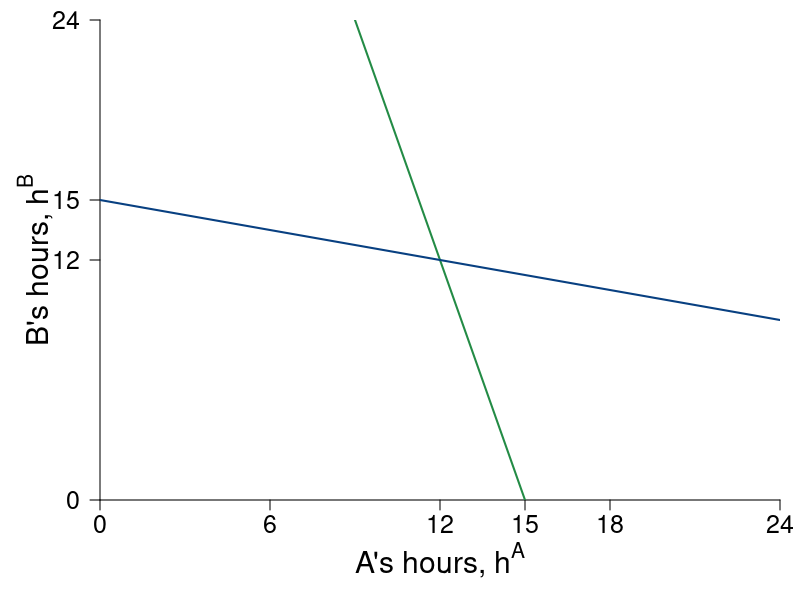

Recreate this plot in R. (Note: this script raises an error after producing the figure.)
require(shape)
pdf(file = "coordination_failures/coord_brfs_dynamics.pdf", width = 9, height = 7)

#Set parameters for graphics
pointsize <- 1.8
axislabelsize <- 1.8
labelsize <- 1.5
namesize <- 1.8
annotatesize <- 1.5
graphlinewidth <- 2
segmentlinewidth <- 1.5

COL <- c("#7fc97f", "#beaed4", "#fdc086", "#ffff99", "#386cb0", "#f0027f", "#bf5b17", "#666666")
COLA <- c("#99d8c9","#66c2a4","#41ae76", "#238b45", "#005824")
COLB <- c("#4eb3d3", "#2b8cbe", "#0868ac","#084081")
Grays <- gray.colors(25, start = 1, end = 0)

par(mar =  c(5, 5, 1, 1))

uA <- function(ea, eb, alpha = 30, beta = 1/2) {
  (alpha - beta*(ea+eb))*ea - 0.5*(ea)^2
}

uB <- function(ea, eb, alpha = 30, beta = 1/2) {
  (alpha - beta*(ea+eb))*eb - 0.5*(eb)^2
}

brfB <- function(ea, alpha = 30, beta = 1/2) {
  (alpha - beta*ea)/(1 + 2*beta)
}

brfA <- function(ea, alpha = 30, beta = 1/2) {
  (alpha - ea*(1 + 2*beta))/(beta)
}

brfPE <- function(ea, alpha = 30, beta = 1/8) {
  alpha*(1 - beta*ea)
}

hANE <- function(alpha, beta = 1/2){
  alpha/(1 + 3*beta)
}

intercept1 <- function(alpha, beta = 1/2){
  alpha/(1 + 2*beta)
}

xlims <- c(0, 24)
ylims <- c(0, 24)

npts <- 501 

plot(0, 0, xlim = xlims, ylim = ylims, type = "n",
     xlab = expression(paste("")),
     ylab = expression(paste("")), 
     xaxt = "n", 
     yaxt = "n", 
     cex.lab = axislabelsize, 
     bty = "n",
     xaxs="i", 
     yaxs="i")

ticksy <- c(0, hANE(alpha = 30), intercept1(alpha = 30), ylims[2])
ylabels <- c(0, 12, 15, 24)
ticksx <- c(0, 6, hANE(alpha = 30), intercept1(alpha = 30), 18, xlims[2])
xlabels <- c(0, 6, 12, 15, 18, 24)

axis(1, at = ticksx,  pos = 0, labels = FALSE)
text(x = c(0, 6, hANE(alpha = 30), intercept1(alpha = 30), 18, xlims[2]), par("usr")[3] - 0.4, labels = xlabels, srt = 0, pos = 1, xpd = TRUE, cex = labelsize)

axis(2, at = ticksy, pos = 0, labels = ylabels, las = 1, cex.axis = labelsize)

npts <- 500 
xx1 <- seq(xlims[1], xlims[2], length.out = npts)
xx2 <- seq(9.4, 10.55, length.out = npts)


lines(xx1, brfA(xx1, alpha = 30, beta = 1/2), col = COLA[4], lwd = graphlinewidth)
lines(xx1, brfB(xx1, alpha = 30, beta = 1/2), col = COLB[4], lwd = graphlinewidth)

text(0.5*xlims[2], -3, expression(paste("A's hours, ", h^A)), xpd = TRUE, cex = axislabelsize)
text(-2.3, 12, expression(paste("B's hours, ", h^B)), xpd = TRUE, cex = axislabelsize, srt = 90) 


segments(0, 12, 12, 12, lty = 2, col = grays[20] , lwd = segmentlinewidth)
segments(12, 0, 12, 12, lty = 2, col = grays[20] , lwd = segmentlinewidth)


# Label Nash Eq. ----------------------------------------------------------

points(hANE(alpha = 30), hANE(alpha = 30), pch = 16, col = "black", cex = 1.5)
text(hANE(alpha = 31.5), hANE(alpha = 30) + 0.4, expression(paste(n)), cex = labelsize)

# B's BRF -----------------------------------------------------------------

text(12.5, 23, expression(paste("A's best-response")), cex = labelsize - 0.05)
text(12.5, 22, expression(paste("function")), cex = labelsize  - 0.05)
#text(5, 15.2, expression(paste(h^B*(h^A) == frac(alpha - beta*h^A, 1 + 2*beta) )), cex = labelsize)

# A' BRF ----------------------------------------------------- -------------

text(20, 12, expression(paste("B's best-response")), cex = labelsize - 0.05)
text(20, 11, expression(paste("function")), cex = labelsize - 0.05)
#text(17, 3.2, expression(paste(h^A*(h^B) == frac(alpha - beta*h^B, 1 + 2*beta) )), cex = labelsize)

# Dynamic Arrows ----------------------------------------------------------

# Q1 
Arrows(19, 19, 19, 16, col = COLB[4], lty = 1, lwd = 2, arr.type = "triangle", arr.lwd = 0.5)
Arrows(19, 19, 16, 19, col = COLA[5], lty = 1, lwd = 2, arr.type = "triangle", arr.lwd = 0.5)

# Q2
Arrows(5, 19, 5, 16, col = COLB[4], lty = 1, lwd = 2, arr.type = "triangle", arr.lwd = 0.5)
Arrows(5, 19, 8, 19, col = COLA[5], lty = 1, lwd = 2, arr.type = "triangle", arr.lwd = 0.5)

# Q3
Arrows(5, 5, 5, 8, col = COLB[4], lty = 1, lwd = 2, arr.type = "triangle", arr.lwd = 0.5)
Arrows(5, 5, 8, 5, col = COLA[5], lty = 1, lwd = 2, arr.type = "triangle", arr.lwd = 0.5)

# Q4
Arrows(19, 5, 16, 5, col = COLB[4], lty = 1, lwd = 2, arr.type = "triangle", arr.lwd = 0.5)
Arrows(19, 5, 19, 8, col = COLA[5], lty = 1, lwd = 2, arr.type = "triangle", arr.lwd = 0.5)


# Dynamics Labels ---------------------------------------------------------



# Q1
text(21.5, 17, expression(mc^B < mc^B), cex = labelsize - 0.05)
text(17, 20.5, expression(mb^A < mc^A), cex = labelsize - 0.05)

# Q2
text(7, 20.5, expression(mb^A > mc^A), cex = labelsize - 0.05)
text(2.5, 17, expression(mb^B < mc^B), cex = labelsize - 0.05)

# Q3
text(2.5, 7, expression(mb^B > mc^B), cex = labelsize - 0.05)
text(7, 4, expression(mb^A > mc^A), cex = labelsize - 0.05)

# Q4
text(21.5, 7, expression(mb^B > mc^B), cex = labelsize - 0.05)
text(17, 4, expression(mb^A < mc^A), cex = labelsize - 0.05)




dev.off()
